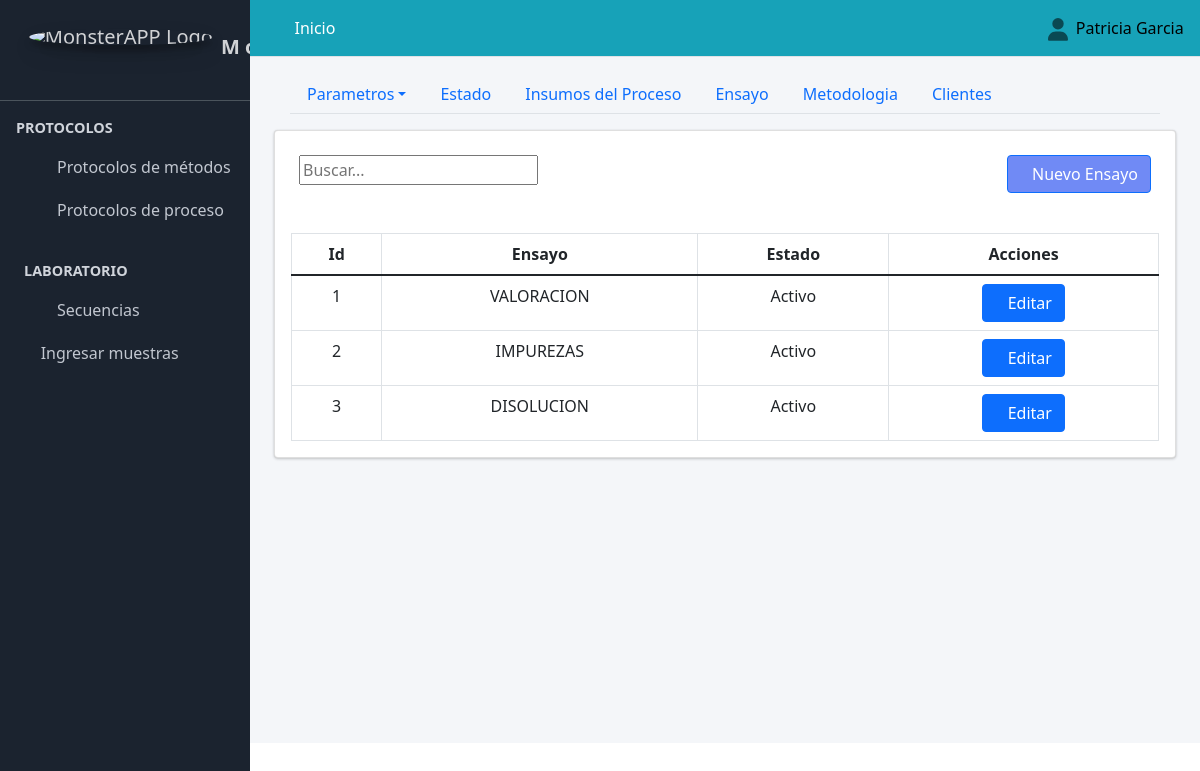
Before: /crear_ensayo/ (signed in) with the older database file.
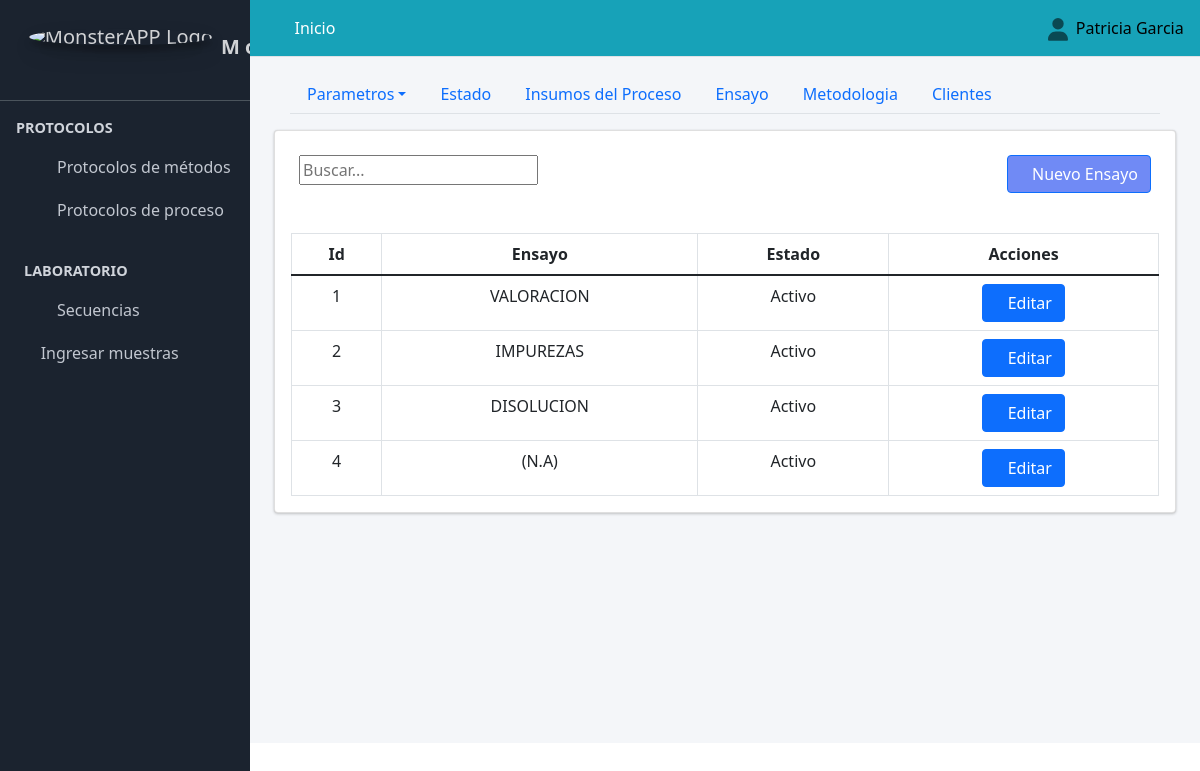
After: the same page with the newer database file.
### Aplicaciones/Protocolo_Metodos/models.py (models this page shows, shortened)
class Ensayo(models.Model):
    nombre_ensayo=models.CharField(verbose_name="Ensayo", max_length=90, unique=True)
    class Condicion(models.TextChoices):
        ACTIVO = "Activo", "ACTIVO"
        PASIVO = "Pasivo", "PASIVO"
    condicion=models.CharField(max_length=90, choices=Condicion.choices, default=Condicion.ACTIVO, verbose_name="Condicion")

### Aplicaciones/Protocolo_Metodos/views.py (the view)
# urls.py: path("crear_ensayo/", views.crear_ensayo, name="crear_ensayo"),
@login_required
def crear_ensayo(request):
    titulo="Ajustes Protocolo de Métodos/Ensayo"
    crear_ensayo=Ensayo.objects.all()
    if request.method == "POST":
        form = crear_ensayoForm(request.POST or None)
        if form.is_valid():
            form.save()
            return redirect("crear_ensayo")
        else:
             print("Error")
    else:
        form = crear_ensayoForm()
    context={
        "titulo":titulo,
        "form":form,
        "crear_ensayo":crear_ensayo,
    }
    return render(request, "protocolo_metodos/crear_ensayo.html", context)

### Aplicaciones/Protocolo_Metodos/forms.py
class crear_ensayoForm(forms.ModelForm):
    class Meta:
        model=Ensayo
        exclude=["condicion"]

### SISTEMA_ANALITICO/templates/protocolo_metodos/crear_ensayo.html (shortened to what this page needs)
{% extends "partial/body.html" %}
{% load crispy_forms_tags %}
{% load crispy_forms_filters %}
{% block contenido %}
{% load bootstrap5 %}
{% include "partial/header_configuracion_protocolo_metodos.html" %}
        <div class="container-fluid">
        <div class="card">
          <div class="container-fluid">
            <div class="row">
              <div class="col-md-6">
                <br>
                       <div class="text-right">
            <div class="input-group rounded">
                <input type="search" id="myInput" class="numberinput gj-textbox-md" placeholder="Buscar..." aria-label="Search" aria-describedby="search-addon" />
              </div>
        </div>
                  </div>
                  <div class="col-md-6">
                    <br>
                      <div class="d-grid gap-2 d-md-flex justify-content-md-end">
                        <button class="btn btn-primary" style="background:#486af3c7" data-bs-toggle="modal" data-bs-target="#crear_parametros"><span class="fa fa-plus-circle"></span>Nuevo Ensayo</button>
                        </div>
              </div>
              </div>
          </div><br>
            <div class="card-body">
              <table class="table  table-bordered display " id="example3">
                <thead class="">
                    <tr class="text-center">
                        <th class="text-center">Id</th>
                        <th class="text-center">Ensayo</th>
                        <th class="text-center">Estado</th>
                        <th class="all text-center" >Acciones</th>
                    </tr>
                </thead>
                <tbody id="myTable">
                    {% for item in crear_ensayo %}
                    <tr class="text-center">
                        <td class="text-center">{{item.id}}</td>
                        <td class="text-center">{{item.nombre_ensayo}}</td>
                        <td class="text-center">{{item.condicion}}</td>
                        <td>
                            <a href="{% url 'editar_ensayo' item.pk %}" class="btn btn-primary btn-circle text-center" data-bs-target="#modal_parametros_{{ item.pk }}" data-bs-toggle="modal"><span class="fa fa-edit"></span>Editar</a>
                        </td>
                    </tr>
<div class="modal fade" id="modal_parametros_{{ item.pk }}" tabindex="-1" aria-labelledby="modal_parametros" aria-hidden="true">
  {% endfor%}
</tbody>
</table>
</div>
</div>
</div>
{% endblock contenido %}

### SISTEMA_ANALITICO/templates/partial/body.html (shortened to what this page needs)
{% load static %}
{% load bootstrap5 %}
<!DOCTYPE html>
<html lang="en" dir="ltr">
  <head>
<link rel="stylesheet" href="https://maxcdn.bootstrapcdn.com/bootstrap/4.4.1/css/bootstrap.min.css">
<link rel="stylesheet" href="https://cdn.jsdelivr.net/npm/bootstrap@5.1.3/dist/css/bootstrap.min.css" />
<link rel="stylesheet" href="https://cdn.jsdelivr.net/npm/select2@4.0.13/dist/css/select2.min.css" />
<link rel="stylesheet" href="https://cdn.jsdelivr.net/npm/select2-bootstrap-5-theme@1.3.0/dist/select2-bootstrap-5-theme.min.css" />
<link rel="stylesheet" href="https://cdn.jsdelivr.net/npm/select2-bootstrap-5-theme@1.3.0/dist/select2-bootstrap-5-theme.rtl.min.css" />
  <link rel="stylesheet" href="	https://cdn.jsdelivr.net/npm/bootstrap@5.2.3/dist/css/bootstrap.min.css">
  <link rel="stylesheet" href="{% static 'plugins/fontawesome-free/css/all.min.css' %}">
  <link rel="stylesheet" href="{% static 'plugins/tempusdominus-bootstrap-4/css/tempusdominus-bootstrap-4.min.css' %}">
  <link rel="stylesheet" href="{% static 'plugins/icheck-bootstrap/icheck-bootstrap.min.css' %}">
  <link rel="stylesheet" href="{% static 'plugins/jqvmap/jqvmap.min.css' %}">
  <link rel="stylesheet" href="{% static 'dist/css/adminlte.min.css' %}">
  <link rel="stylesheet" href="{% static 'plugins/overlayScrollbars/css/OverlayScrollbars.min.css' %}">
  <link rel="stylesheet" href="{% static 'plugins/daterangepicker/daterangepicker.css' %}">
  <link rel="stylesheet" href="{% static 'plugins/summernote/summernote-bs4.css' %}">
 <link href="https://cdn.jsdelivr.net/npm/select2@4.1.0-rc.0/dist/css/select2.min.css" rel="stylesheet" />
  </head>
  <body class="hold-transition sidebar-mini layout-fixed">
    <div class="wrapper">
      {% include "partial/navbar.html" %}
      {% include "partial/sidebar.html" %}
    <div class="content-wrapper">
      {% include "partial/header.html" %}
      {% block contenido %}{% endblock contenido %}
  </body>
</html>

### SISTEMA_ANALITICO/templates/partial/navbar.html (shortened to what this page needs)
{% load static %}
  <nav class="main-header navbar navbar-expand  navbar-info navbar-light" >
    <ul class="navbar-nav">
      <li class="nav-item">
        <a class="nav-link" data-widget="pushmenu" href="#"><i class="fas fa-bars"></i></a>
      </li>
      {% if user.is_authenticated %}
      <li class="nav-item d-none d-sm-inline-block">
        <a href="{% url 'adm_inicio' %}" class="nav-link text-white">Inicio</a>
      </li>
      {% else %}
      <li class="nav-item d-none d-sm-inline-block">
        <a href="" class="nav-link text-white disabled">Inicio</a>
      </li>
      {% endif %}
    </ul>
    <ul class="navbar-nav ml-auto">
      <li class="nav-item dropdown ">
        <a class="nav-link" data-toggle="dropdown" href="#">
        </a>
        {% if user.is_authenticated %}
      </li>
    </ul>
<h7 class="text-black">{{ user.first_name }}&nbsp;&nbsp;</h7>
{% else %}
<a class="text-black" href="{% url 'sign_in' %}">Iniciar sesión</a>
{% endif %}
  </nav>

### SISTEMA_ANALITICO/templates/partial/sidebar.html (shortened to what this page needs)
{% load static %}
<aside  class="main-sidebar sidebar-dark-primary " style="background-color: #060f1ce9;"><br>
  <a href="{% url 'adm_inicio' %}" class="brand-link nav-link" id="">
    <img src="/static/dist/img/logo-white.jpg" alt="MonsterAPP Logo" class="img-circle brand-image elevation-3 " >
    <span class=""><strong>M o n s t e r  APP</strong><br></span><br>
</a>
  <div class="sidebar">
    <nav class="mt-2">
        <ul class="nav nav-pills nav-sidebar flex-column" data-widget="treeview" role="menu" data-accordion="false">
        <li class="nav-header"><strong>PROTOCOLOS</strong></li>
        <li class="nav-item has-treeview" >
          {% if user.is_authenticated %}
          <a href="" class="nav-link">
            <i class="nav-icon fab fa-leanpub"></i>
            <p>
              Protocolos de métodos
              <i class="fas fa-angle-left "></i>
            </p>
          </a>
          {% endif %}
         <li class="nav-item has-treeview" >
          {% if user.is_authenticated %}
          <a href="" class="nav-link">
            <i class="nav-icon fas fa-capsules"></i>
            <p>
              Protocolos de proceso
              <i class="fas fa-angle-left "></i>
            </p>
          </a>
          {% endif %}
      <li class="nav-header"><strong>LABORATORIO</strong></li>
      {% if user.is_authenticated %}
      <li class="nav-item ">
        <a href="{% url 'chart_js_proceso_secuencias_en_curso' %}" class="nav-link">
          <i class="nav-icon fas fa-sliders-h"></i>
          <p>Secuencias</p><br>
        </a>
      </li>
      {% endif %}
      {% if user.is_authenticated %}
      <li class="nav-item">
        <a href="{% url 'ingresar_muestras' %}" class="nav-link">
          <i class="fa fa-edit"></i>
          <p>Ingresar muestras</p>
        </a>
      </li>
      {% endif %}
    </nav>
  </div>
</aside>

### SISTEMA_ANALITICO/templates/partial/header.html (shortened to what this page needs)
{% load static %}
<head>
  {% load static %}
  <link rel="stylesheet" href="{% static 'plugins/fontawesome-free/css/all.min.css' %}">
  <link rel="stylesheet" href="{% static 'plugins/tempusdominus-bootstrap-4/css/tempusdominus-bootstrap-4.min.css' %}">
  <link rel="stylesheet" href="{% static 'plugins/icheck-bootstrap/icheck-bootstrap.min.css' %}">
  <link rel="stylesheet" href="{% static 'plugins/jqvmap/jqvmap.min.css' %}">
  <link rel="stylesheet" href="{% static 'dist/css/adminlte.min.css' %}">
  <link rel="stylesheet" href="{% static 'plugins/overlayScrollbars/css/OverlayScrollbars.min.css' %}">
  <link rel="stylesheet" href="{% static 'plugins/daterangepicker/daterangepicker.css' %}">
  <link rel="stylesheet" href="{% static 'plugins/summernote/summernote-bs4.css' %}">
  <link href="https://cdn.jsdelivr.net/npm/bootstrap@5.0.2/dist/css/bootstrap.min.css" rel="stylesheet">

### SISTEMA_ANALITICO/templates/partial/header_configuracion_protocolo_metodos.html (shortened to what this page needs)
<link href="https://unpkg.com/gijgo@1.9.14/css/gijgo.min.css" rel="stylesheet" type="text/css" />
   <div class="container-fluid">
    <div class="card-body">
      <ul class="nav nav-tabs">
        <li class="nav-item dropdown">
          <button class="nav-link dropdown-toggle btn-primary btn-outline-primary" data-toggle="dropdown" href="#" role="button"
             aria-haspopup="true" aria-expanded="false">Parametros</button>
        </li>
        <li class="nav-item">
            <a class="nav-link btn-primary btn-outline-primary" href="{% url 'definir_estado' %}">Estado</a>
          </li>
          <li class="nav-item">
            <a class="nav-link btn-primary btn-outline-primary" href="{% url 'insumosDelProceso' %}">Insumos del Proceso</a>
          </li>
          <li class="nav-item">
            <a class="nav-link btn-primary btn-outline-primary" href="{% url 'crear_ensayo' %}">Ensayo</a>
          </li>
          <li class="nav-item">
            <a class="nav-link btn-primary btn-outline-primary" href="{% url 'crear_metodologia' %}">Metodologia</a>
          </li>
          <li class="nav-item">
            <a class="nav-link btn-primary btn-outline-primary" href="{% url 'crear_cliente' %}">Clientes</a>
          </li>
      </ul>
    </div>
   </div>
         <link href="https://cdn.datatables.net/v/dt/jq-3.7.0/dt-2.0.3/b-3.0.1/b-html5-3.0.1/date-1.5.2/sl-2.0.0/datatables.min.css" rel="stylesheet">

### SISTEMA_ANALITICO/templates/partial/js.html (shortened to what this page needs)
{% load static %}

Changed rows visible on the page:
added Ensayo: id "4", nombre_ensayo "(N.A)", condicion "Activo"
